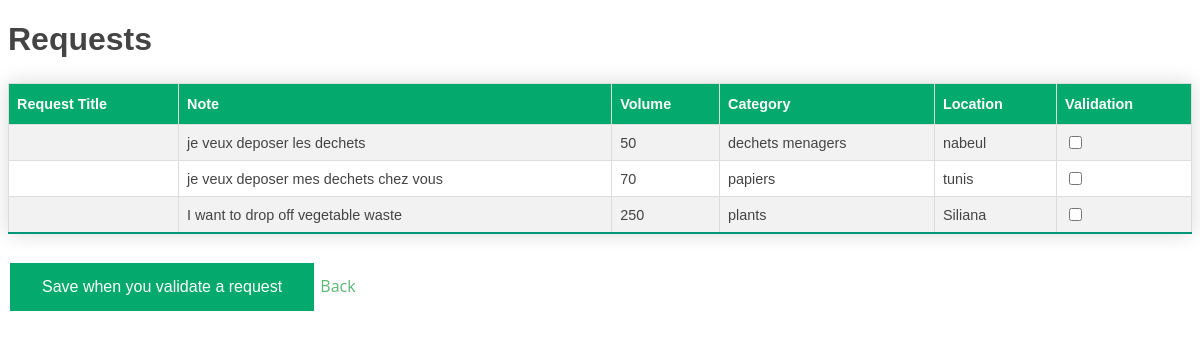
/functions/consulterDemande.php, run on the app's committed database.
### tables this page shows
CREATE TABLE IF NOT EXISTS `request` (
  `id` int(11) NOT NULL AUTO_INCREMENT,
  `req_title` varchar(50) NOT NULL,
  `note` varchar(255) NOT NULL,
  `volume` int(50) NOT NULL,
  `categorie` varchar(50) NOT NULL,
  `location` varchar(50) NOT NULL,
  `isValid` tinyint(1) NOT NULL,
  PRIMARY KEY (`id`)
);

### functions/consulterDemande.php (the view, shortened to what this page needs)
<?php
include "connection.php";
$req = "SELECT * FROM request where isValid=0";
$res = mysqli_query($idcon, $req);
?>
<!DOCTYPE html>
<html>
<head>
</head>
<body>
    <link href="../assets/css/style.css" rel="stylesheet">
    <h1>Requests</h1>
    <table id="customers" class="styled-table">
        <tr>
            <th>Request Title</th>
            <th>Note</th>
            <th>Volume</th>
            <th>Category</th>
            <th>Location</th>
            <th>Validation</th>
        </tr>
        <?php
        while ($row = mysqli_fetch_assoc($res)) {
        ?>
            <tr>
                <td><?php echo $row["req-title"] ?></td>
                <td><?php echo $row["note"] ?></td>
                <td><?php echo $row["volume"] ?></td>
                <td><?php echo $row["categorie"] ?></td>
                <td><?php echo $row["location"] ?></td>
                <td><form method="POST"><input type="checkbox" name="validation" value="<?php echo $row["id"] ?>"></td>
            </tr>
        <?php } ?>
    </table>
    <button type="submit" name="submit" class="button button1">Save when you validate a request</button>
        <a class="getstarted scrollto" onclick="history.back()">Back</a>
</body>
</html>

### assets/css/style.css (style rules this page uses)
body { font-family: "Open Sans", sans-serif; color: #444444; }
a { text-decoration: none; color: #5cb874; }
h1, h2, h3, h4, h5, h6 { font-family: "Raleway", sans-serif; }
#customers { font-family: Arial, Helvetica, sans-serif; border-collapse: collapse; width: 100%; }
#customers td, #customers th { border: 1px solid #ddd; padding: 8px; }
#customers tr:nth-child(even) { background-color: #f2f2f2; }
#customers th { padding-top: 12px; padding-bottom: 12px; text-align: left; background-color: #04AA6D; color: white; }
.button { background-color: #04AA6D; border: none; color: white; padding: 15px 32px; text-align: center; text-decoration: none; display: inline-block; font-size: 16px; margin: 4px 2px; cursor: pointer; -webkit-transition-duration: 0.4s; transition-duration: 0.4s; }
.styled-table { border-collapse: collapse; margin: 25px 0; font-size: 0.9em; font-family: sans-serif; min-width: 400px; box-shadow: 0 0 20px rgba(0, 0, 0, 0.15); }
.styled-table th, .styled-table td { padding: 12px 15px; }
.styled-table tbody tr { border-bottom: 1px solid #dddddd; }
.styled-table tbody tr:nth-of-type(even) { background-color: #f3f3f3; }
.styled-table tbody tr:last-of-type { border-bottom: 2px solid #009879; }

### functions/consulterDemande.php (style rules this page uses)
.styled-table { border-collapse: collapse; margin: 25px 0; font-size: 0.9em; font-family: sans-serif; min-width: 400px; box-shadow: 0 0 20px rgba(0, 0, 0, 0.15); }
.styled-table th, .styled-table td { padding: 12px 15px; }
.styled-table tbody tr { border-bottom: 1px solid #dddddd; }
.styled-table tbody tr:nth-of-type(even) { background-color: #f3f3f3; }
.styled-table tbody tr:last-of-type { border-bottom: 2px solid #009879; }

### data on the page
request: note "je veux deposer les dechets", volume "50", categorie "dechets menagers", location "nabeul"
request: note "je veux deposer mes dechets chez vous", volume "70", categorie "papiers", location "tunis"
request: note "I want to drop off vegetable waste", volume "250", categorie "plants", location "Siliana"
